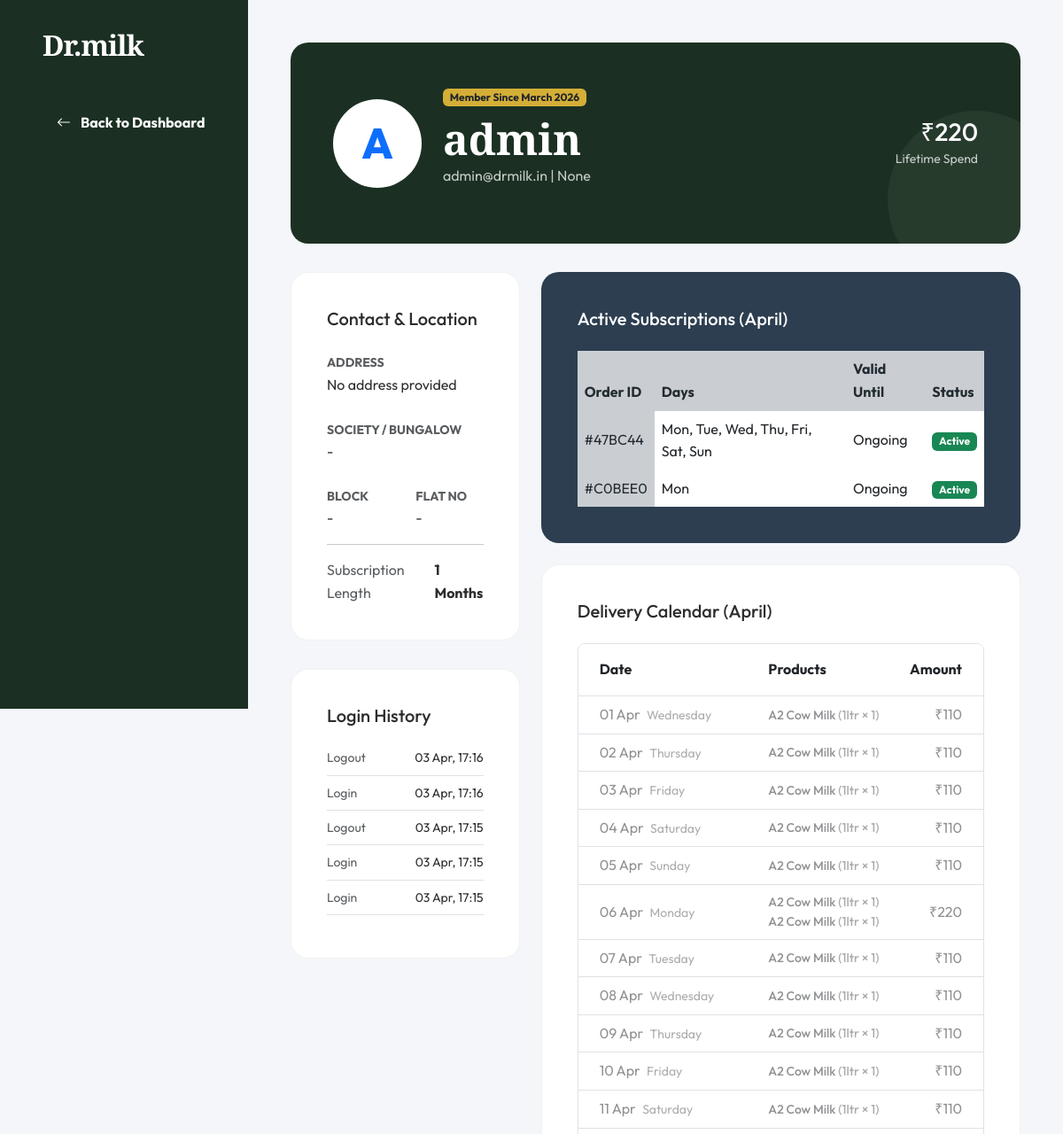
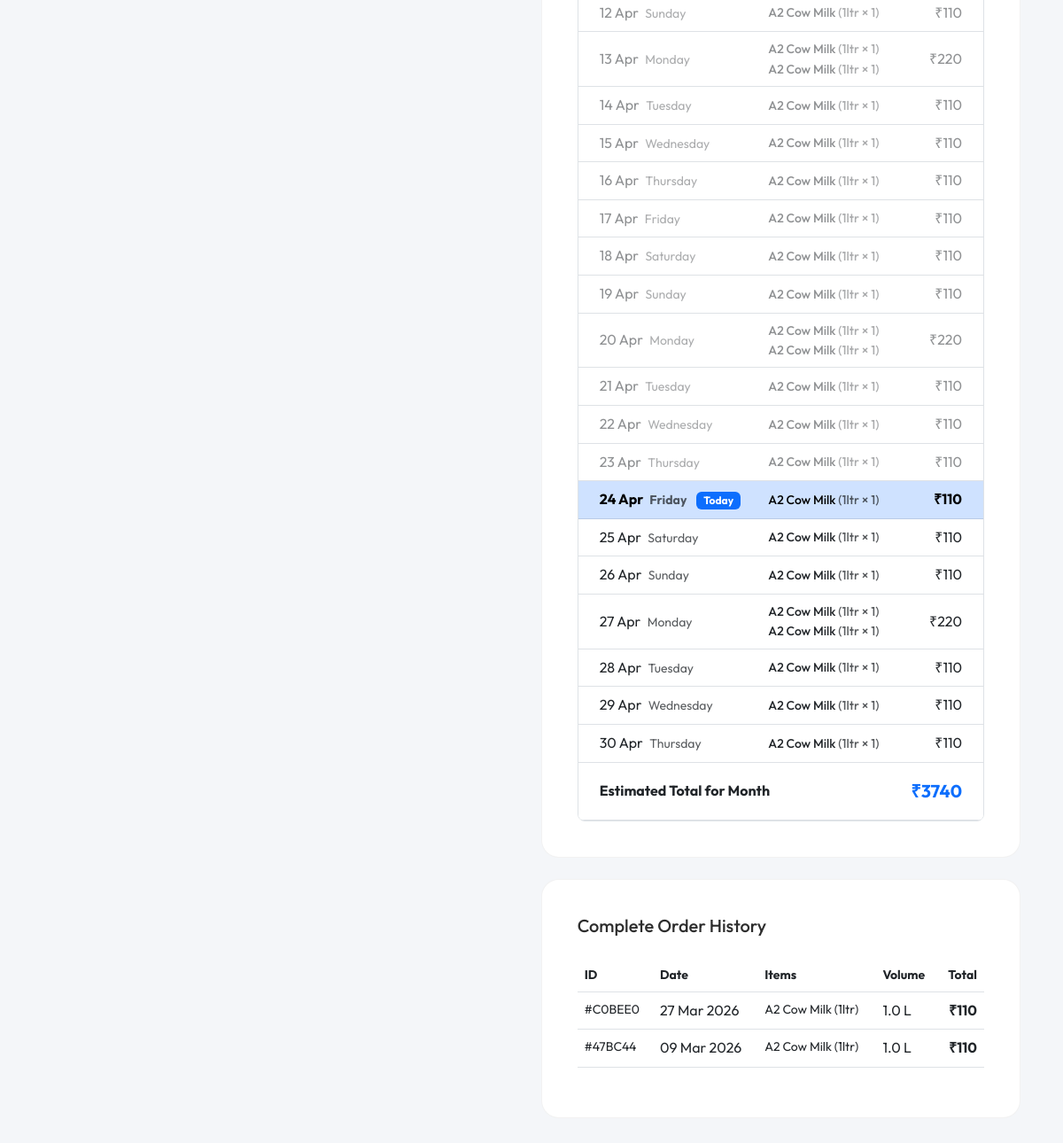
The page /admin/user/1 (signed in) on the database its author committed (2 pictures, top to bottom).
### models.py (models this page shows, shortened)
class User(UserMixin, db.Model):
    id = db.Column(db.Integer, primary_key=True)
    username = db.Column(db.String(80), unique=True, nullable=False, index=True)
    email = db.Column(db.String(120), unique=True, nullable=True)
    password_hash = db.Column(db.String(128))
    role = db.Column(db.String(20), default='customer') # 'admin' or 'customer'
    phone = db.Column(db.String(15))
    address = db.Column(db.Text)
    society = db.Column(db.String(100))
    block = db.Column(db.String(50))
    flat_number = db.Column(db.String(50))
    is_active = db.Column(db.Boolean, default=True)
    created_at = db.Column(db.DateTime, default=ist_now, index=True)

class LoginActivity(db.Model):
    id = db.Column(db.Integer, primary_key=True)
    user_id = db.Column(db.Integer, db.ForeignKey('user.id'), nullable=False, index=True)
    activity_type = db.Column(db.String(20)) # 'login' or 'logout'
    timestamp = db.Column(db.DateTime, default=ist_now, index=True)
    user = db.relationship('User', backref=db.backref('activities', lazy=True))

class Order(db.Model):
    id = db.Column(db.Integer, primary_key=True)
    user_id = db.Column(db.Integer, db.ForeignKey('user.id'), nullable=False, index=True)
    user = db.relationship('User', backref=db.backref('orders', lazy=True))
    total_amount = db.Column(db.Float, nullable=False)
    total_liters = db.Column(db.Float, default=0.0)
    status = db.Column(db.String(20), default='Pending', index=True)
    delivery_time = db.Column(db.String(20)) # 'Morning', 'Evening'
    delivery_days = db.Column(db.JSON) # ['Monday', 'Tuesday'...]
    is_subscription = db.Column(db.Boolean, default=False)
    subscription_end = db.Column(db.DateTime, nullable=True)
    created_at = db.Column(db.DateTime, default=ist_now, index=True)
    order_id = db.Column(db.String(50), unique=True, index=True)
    items = db.relationship('OrderItem', backref='order', lazy=True)

class Product(db.Model):
    id = db.Column(db.Integer, primary_key=True)
    name = db.Column(db.String(100), nullable=False)
    description = db.Column(db.Text)
    image = db.Column(db.String(255))
    category = db.Column(db.String(50), index=True)
    benefits = db.Column(db.JSON)
    variants = db.relationship('ProductVariant', backref='product', lazy=True)

class OrderItem(db.Model):
    id = db.Column(db.Integer, primary_key=True)
    order_id = db.Column(db.Integer, db.ForeignKey('order.id'), nullable=False, index=True)
    product_id = db.Column(db.Integer, db.ForeignKey('product.id'), nullable=False)
    product = db.relationship('Product')
    size = db.Column(db.String(50))
    quantity = db.Column(db.Integer, nullable=False)
    price = db.Column(db.Float, nullable=False)
    liter_total = db.Column(db.Float)

### routes/admin_routes.py (the view)
@admin_bp.route('/admin/user/<int:user_id>')
@login_required
@admin_required
def admin_user_profile(user_id):
    user = User.query.get_or_404(user_id)
    delta = datetime.now() - user.created_at
    months = delta.days // 30
    from models import ist_now
    now = ist_now()
    month_name = now.strftime('%B')
    year = now.year
    month = now.month
    active_orders = Order.query.filter(
        Order.user_id == user.id,
        Order.status != 'Cancelled'
    ).all()
    import calendar
    num_days = calendar.monthrange(year, month)[1]
    month_sheet = []
    delivery_days_count = 0
    total_month_spent = 0.0
    for day_num in range(1, num_days + 1):
        date_obj = datetime(year, month, day_num)
        day_name = date_obj.strftime('%a')
        day_deliveries = []
        for order in active_orders:
            if order.delivery_days and day_name in order.delivery_days:
                for item in order.items:
                    day_deliveries.append({
                        'product': item.product.name if item.product else "Unknown",
                        'size': item.size,
                        'quantity': item.quantity,
                        'amount': item.price * item.quantity
                    })
                    total_month_spent += (item.price * item.quantity)
        if day_deliveries:
            delivery_days_count += 1
            month_sheet.append({
                'date': date_obj.strftime('%d %b'),
                'day': date_obj.strftime('%A'),
                'is_past': date_obj.date() < now.date(),
                'is_today': date_obj.date() == now.date(),
                'deliveries': day_deliveries
            })
    stats = {
        'month_name': month_name,
        'total_delivery_days': delivery_days_count,
        'total_spent': total_month_spent,
        'month_sheet': month_sheet,
        'active_subscriptions': active_orders
    }
    return render_template('admin/user_profile.html', user=user, sub_months=months, stats=stats)

### templates/admin/user_profile.html (shortened to what this page needs)
<!DOCTYPE html>
<html lang="en">
<head>
    <link href="https://cdn.jsdelivr.net/npm/bootstrap@5.3.0/dist/css/bootstrap.min.css" rel="stylesheet">
    <link rel="stylesheet" href="https://cdn.jsdelivr.net/npm/bootstrap-icons@1.11.0/font/bootstrap-icons.css">
    <link rel="stylesheet" href="{{ url_for('static', filename='css/style.css') }}">
</head>
<body>
    <div class="admin-sidebar">
        <div class="mb-5 px-3">
            <h2 class="brand-logo text-white">Dr.milk</h2>
        </div>
        <nav>
            <a href="{{ url_for('admin.admin_dashboard') }}" class="nav-link text-white mb-3 fw-bold"><i
                    class="bi bi-arrow-left me-2"></i> Back to Dashboard</a>
        </nav>
    </div>
    <div class="admin-main">
        <div class="profile-header">
            <div class="row align-items-center">
                <div class="col-auto">
                    <div class="bg-white text-primary rounded-circle d-flex align-items-center justify-content-center"
                        style="width: 100px; height: 100px; font-size: 3rem; font-weight: 800;">
                        {{ user.username[0]|upper }}
                    </div>
                </div>
                <div class="col">
                    <span class="badge bg-accent text-dark mb-2">Member Since {{ user.created_at.strftime('%B %Y')
                        }}</span>
                    <h1 class="display-5 fw-bold mb-0">{{ user.username }}</h1>
                    <p class="opacity-75">{{ user.email }} | {{ user.phone }}</p>
                </div>
                <div class="col-auto text-end">
                    <div class="h3 mb-0">₹{{ user.orders|sum(attribute='total_amount')|int }}</div>
                    <span class="small opacity-75">Lifetime Spend</span>
                </div>
            </div>
        </div>
        <div class="row g-4">
            <div class="col-lg-4">
                <div class="glass-card">
                    <h5 class="mb-4">Contact & Location</h5>
                    <div class="mb-4">
                        <label class="text-muted small text-uppercase fw-bold">Address</label>
                        <p class="mb-0">{{ user.address or 'No address provided' }}</p>
                    </div>
                    <div class="mb-4">
                        <label class="text-muted small text-uppercase fw-bold">Society / Bungalow</label>
                        <p class="mb-0">{{ user.society or '-' }}</p>
                    </div>
                    <div class="row">
                        <div class="col-6">
                            <label class="text-muted small text-uppercase fw-bold">Block</label>
                            <p class="mb-0">{{ user.block or '-' }}</p>
                        </div>
                        <div class="col-6">
                            <label class="text-muted small text-uppercase fw-bold">Flat No</label>
                            <p class="mb-0">{{ user.flat_number or '-' }}</p>
                        </div>
                    </div>
                    <hr>
                    <div class="d-flex justify-content-between align-items-center">
                        <span class="text-muted">Subscription Length</span>
                        <span class="fw-bold">{{ sub_months }} Months</span>
                    </div>
                </div>
                <div class="glass-card">
                    <h5 class="mb-4">Login History</h5>
                    <div class="small">
                        {% for activity in user.activities|sort(attribute='timestamp', reverse=True)|batch(5)|first %}
                        <div class="d-flex justify-content-between mb-2 pb-2 border-bottom">
                            <span class="text-capitalize text-muted">{{ activity.activity_type }}</span>
                            <span>{{ activity.timestamp.strftime('%d %b, %H:%M') }}</span>
                        </div>
                        {% endfor %}
                    </div>
                </div>
            </div>
            <div class="col-lg-8">
                {% if stats and stats.active_subscriptions %}
                <div class="glass-card mb-4" style="background:#2c3e50; color:#fff">
                    <h5 class="mb-4 text-white">Active Subscriptions ({{ stats.month_name }})</h5>
                    <div class="table-responsive">
                        <table class="table text-white mb-0 align-middle">
                            <thead>
                                <tr class="opacity-75">
                                    <th class="border-0">Order ID</th>
                                    <th class="border-0">Days</th>
                                    <th class="border-0">Valid Until</th>
                                    <th class="border-0">Status</th>
                                </tr>
                            </thead>
                            <tbody>
                                {% for sub in stats.active_subscriptions %}
                                <tr>
                                    <td class="border-0 opacity-75">#{{ sub.order_id[-6:] }}</td>
                                    <td class="border-0">{{ sub.delivery_days|join(', ') }}</td>
                                    <td class="border-0">{{ sub.subscription_end.strftime('%d %b %Y') if sub.subscription_end else 'Ongoing' }}</td>
                                    <td class="border-0"><span class="badge bg-success">Active</span></td>
                                </tr>
                                {% endfor %}
                            </tbody>
                        </table>
                    </div>
                </div>
                {% endif %}
                {% if stats and stats.month_sheet %}
                <div class="glass-card mb-4">
                    <h5 class="mb-4">Delivery Calendar ({{ stats.month_name }})</h5>
                    <div class="table-responsive rounded-3 border">
                        <table class="table table-hover align-middle mb-0">
                            <thead class="bg-light">
                                <tr>
                                    <th class="ps-4 py-3">Date</th>
                                    <th class="py-3">Products</th>
                                    <th class="text-end pe-4 py-3">Amount</th>
                                </tr>
                            </thead>
                            <tbody>
                                {% for day in stats.month_sheet %}
                                <tr class="{{ 'opacity-50' if day.is_past }} {{ 'table-primary fw-bold' if day.is_today }}">
                                    <td class="ps-4">
                                        {{ day.date }} <span class="text-muted small ms-1">{{ day.day }}</span>
                                        {% if day.is_today %}<span class="badge bg-primary ms-2 small">Today</span>{% endif %}
                                    </td>
                                    <td>
                                        {% for del in day.deliveries %}
                                        <div class="small fw-medium">{{ del.product }} <span class="text-muted">({{ del.size }} &times; {{ del.quantity }})</span></div>
                                        {% else %}
                                        <div class="small text-muted fst-italic">-</div>
                                        {% endfor %}
                                    </td>
                                    <td class="text-end pe-4">₹{{ day.deliveries|sum(attribute='amount')|int }}</td>
                                </tr>
                                {% endfor %}
                            </tbody>
                            <tfoot class="bg-light fw-bold">
                                <tr>
                                    <td colspan="2" class="ps-4 py-3">Estimated Total for Month</td>
                                    <td class="text-end pe-4 py-3 text-primary fs-5">₹{{ stats.total_spent|int }}</td>
                                </tr>
                            </tfoot>
                        </table>
                    </div>
                </div>
                {% endif %}
                <div class="glass-card">
                    <h5 class="mb-4">Complete Order History</h5>
                    <div class="table-responsive">
                        <table class="table">
                            <thead>
                                <tr class="text-muted small">
                                    <th>ID</th>
                                    <th>Date</th>
                                    <th>Items</th>
                                    <th>Volume</th>
                                    <th class="text-end">Total</th>
                                </tr>
                            </thead>
                            <tbody>
                                {% for order in user.orders|sort(attribute='created_at', reverse=True) %}
                                <tr>
                                    <td class="small">#{{ order.order_id[-6:] }}</td>
                                    <td>{{ order.created_at.strftime('%d %b %Y') }}</td>
                                    <td>
                                        <div class="small">
                                            {% for item in order.items %}
                                            <div>{{ item.product.name }} ({{ item.size }})</div>
                                            {% endfor %}
                                        </div>
                                    </td>
                                    <td>{{ order.total_liters }} L</td>
                                    <td class="text-end fw-bold">₹{{ order.total_amount|int }}</td>
                                </tr>
                                {% endfor %}
                            </tbody>
                        </table>
                    </div>
                </div>
            </div>
        </div>
    </div>
</body>
</html>

### rows shown on the page
User: username "A", created_at "March 2026", username "admin", email "admin@drmilk.in", phone "None", address "No address provided", society "-", block "-", flat_number "-"
LoginActivity: activity_type "Logout", timestamp "03 Apr, 17:16"
LoginActivity: activity_type "Login", timestamp "03 Apr, 17:16"
LoginActivity: activity_type "Logout", timestamp "03 Apr, 17:15"
LoginActivity: activity_type "Login", timestamp "03 Apr, 17:15"
LoginActivity: activity_type "Login", timestamp "03 Apr, 17:15"
Order: order_id "47BC44", delivery_days "Mon, Tue, Wed, Thu, Fri, Sat, Sun", subscription_end "Ongoing", created_at "09 Mar 2026", total_liters "1.0", total_amount "110"
Order: order_id "C0BEE0", delivery_days "Mon", subscription_end "Ongoing", created_at "27 Mar 2026", total_liters "1.0", total_amount "110"
Product: product "A2 Cow Milk" "A2 Cow Milk" "A2 Cow Milk" "A2 Cow Milk" "A2 Cow Milk" "A2 Cow Milk" "A2 Cow Milk" "A2 Cow Milk" "A2 Cow Milk" "A2 Cow Milk" "A2 Cow Milk" "A2 Cow Milk" "A2 Cow Milk" "A2 Cow Milk" "A2 Cow Milk" "A2 Cow Milk" "A2 Cow Milk" "A2 Cow Milk" "A2 Cow Milk" "A2 Cow Milk" "A2 Cow Milk" "A2 Cow Milk" "A2 Cow Milk" "A2 Cow Milk" "A2 Cow Milk" "A2 Cow Milk" "A2 Cow Milk" "A2 Cow Milk" "A2 Cow Milk" "A2 Cow Milk" "A2 Cow Milk" "A2 Cow Milk" "A2 Cow Milk" "A2 Cow Milk"
OrderItem: size "1ltr" "1ltr" "1ltr" "1ltr" "1ltr" "1ltr" "1ltr" "1ltr" "1ltr" "1ltr" "1ltr" "1ltr" "1ltr" "1ltr" "1ltr" "1ltr" "1ltr" "1ltr" "1ltr" "1ltr" "1ltr" "1ltr" "1ltr" "1ltr" "1ltr" "1ltr" "1ltr" "1ltr" "1ltr" "1ltr", product.name "A2 Cow Milk", size "1ltr"
OrderItem: size "1ltr" "1ltr" "1ltr" "1ltr", product.name "A2 Cow Milk", size "1ltr"

### other values the page prints
{{ user.orders|sum(attribute='total_amount')|int }} "220"
{{ stats.month_name }} "April"
{{ day.date }} "01 Apr" "02 Apr" "03 Apr" "04 Apr" "05 Apr" "06 Apr" "07 Apr" "08 Apr" "09 Apr" "10 Apr" "11 Apr" "12 Apr" "13 Apr" "14 Apr" "15 Apr" "16 Apr" "17 Apr" "18 Apr" "19 Apr" "20 Apr" "21 Apr" "22 Apr" "23 Apr" "24 Apr" "25 Apr" "26 Apr" "27 Apr" "28 Apr" "29 Apr" "30 Apr"
{{ day.day }} "Wednesday" "Thursday" "Friday" "Saturday" "Sunday" "Monday" "Tuesday" "Wednesday" "Thursday" "Friday" "Saturday" "Sunday" "Monday" "Tuesday" "Wednesday" "Thursday" "Friday" "Saturday" "Sunday" "Monday" "Tuesday" "Wednesday" "Thursday" "Friday" "Saturday" "Sunday" "Monday" "Tuesday" "Wednesday" "Thursday"
{{ del.quantity }} "1" "1" "1" "1" "1" "1" "1" "1" "1" "1" "1" "1" "1" "1" "1" "1" "1" "1" "1" "1" "1" "1" "1" "1" "1" "1" "1" "1" "1" "1" "1" "1" "1" "1"
{{ day.deliveries|sum(attribute='amount')|int }} "110" "110" "110" "110" "110" "220" "110" "110" "110" "110" "110" "110" "220" "110" "110" "110" "110" "110" "110" "220" "110" "110" "110" "110" "110" "110" "220" "110" "110" "110"
{{ stats.total_spent|int }} "3740"
